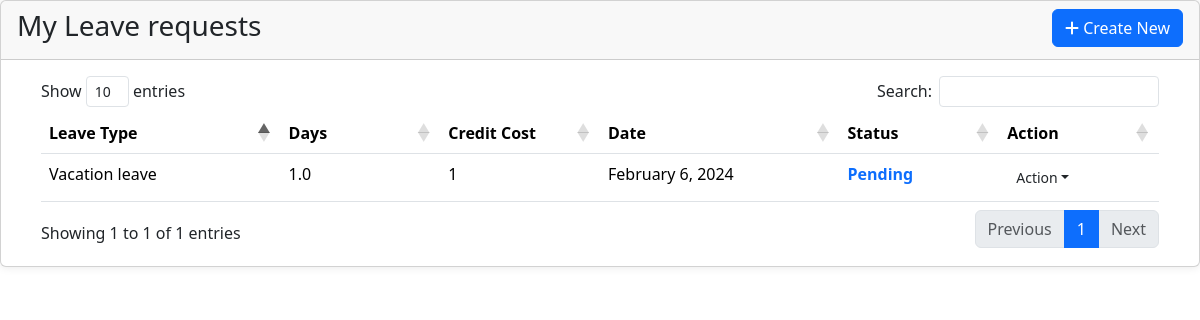
The page /user/requests.php (signed in) on the database as committed earlier.
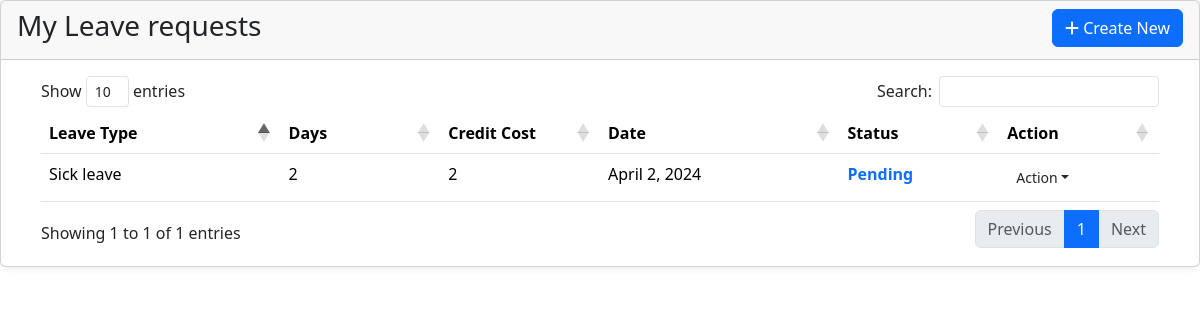
The same page on the database as committed later.
### tables this page shows
CREATE TABLE `employee_leave` (
  `leave_id` int(11) NOT NULL,
  `employee_id` varchar(20) NOT NULL,
  `leave_type` int(11) NOT NULL,
  `date` date NOT NULL,
  `status` varchar(50) NOT NULL,
  `reason` varchar(150) NOT NULL,
  `days` float NOT NULL,
  `credit_cost` float NOT NULL
);

CREATE TABLE `leave_type` (
  `type_id` int(11) NOT NULL,
  `leave_name` varchar(50) NOT NULL
);

### user/requests.php (the view, shortened to what this page needs)
<?php
    require('../config.php');
?>
<!DOCTYPE html>
<html lang="en">
<head>
    <link rel="stylesheet" href="../css/contents.css?ver=0001">
    <link href="https://cdn.jsdelivr.net/npm/bootstrap@5.3.3/dist/css/bootstrap.min.css" rel="stylesheet">
    <link rel="stylesheet" type="text/css" href="https://cdn.datatables.net/1.11.5/css/dataTables.bootstrap4.min.css">
</head>
<body>
<div class="card card-outline card-primary">
	<div class="card-header">
		<h3 class="card-title">My Leave requests</h3>
		<div class="card-tools">
			<a href="#" onclick="loadContent('new_request.php')" class="btn btn-flat btn-primary"><span class="fas fa-plus"></span>  Create New</a>
		</div>
	</div>
	<div class="card-body">
		<div class="container-fluid">
        <div class="container-fluid">
			<table id="tableData" class="table table-hover table-stripped">
				<colgroup>
					<col width="15%">
					<col width="10%">
					<col width="10%">
					<col width="15%">
					<col width="10%">
					<col width="10%">
				</colgroup>
				<thead>
					<tr>
						<th>Leave Type</th>
						<th>Days</th>
						<th>Credit Cost</th>
						<th>Date</th>
						<th>Status</th>
						<th>Action</th>
					</tr>
				</thead>
				<tbody>
                        <?php
							if(isset($_SESSION['employee_id'])){
								$employeeId = $_SESSION['employee_id'];
							}
							$requestSql = $con -> query("SELECT * FROM
								employee_leave
								INNER JOIN employee ON employee_leave.employee_id=employee.employee_id
								INNER JOIN leave_type ON employee_leave.leave_type = leave_type.type_id
								WHERE employee_leave.status = 'Pending' AND employee.employee_id = '$employeeId' ORDER BY leave_id DESC"
							);
                            while($employee = $requestSql -> fetch_assoc()){
                        ?>
						<tr>
							<td>
                            <?=$employee['leave_name']?>
                            </td>
							<td>
								<?=$employee['days']?>
                            </td>
							<td><?=$employee['credit_cost']?></td>
							<td><?= date('F j, Y', strtotime($employee['date'])) ?></td>
							<td>
                            <?php if($employee['status'] == 'Approved'): ?>
									<b class="text-success">Approved</b>
								<?php elseif($employee['status'] == 'Denied'): ?>
									<b class="text-danger">Denied</b>
								<?php else: ?>
									<b class="text-primary">Pending</b>
								<?php endif; ?>
							</td>
							<td>
								<div class="dropdown">
									<button class="btn btn-flat btn-default btn-sm dropdown-toggle" onclick="toggleDropdown()" aria-expanded="false">Action</button>
								</div>
							</td>
						</tr>
                        <?php
                            }
                        ?>
				</tbody>
			</table>
		</div>
		</div>
	</div>
</div>
</body>
</html>

Rows that differ between the two databases and show on the page:
no longer on this page (row edited): employee_leave: leave_type.leave_name "Vacation leave", days "1.0", credit_cost "1", date "February 6, 2024", status "Pending"
added employee_leave: leave_type.leave_name "Sick leave", days "2", credit_cost "2", date "April 2, 2024", status "Pending"
